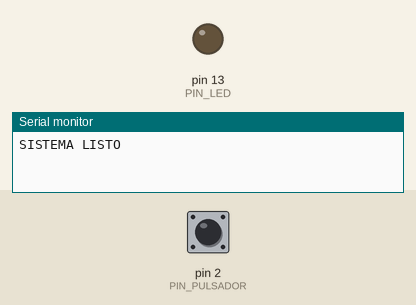
Recording of a sketch running on a simulated Arduino Uno, built with avr-gcc and run on an emulated ATmega328P. Parts: output pins drawn as LEDs (lit = HIGH), the last lines printed to the serial monitor. Dashed ring = blinking. The test bench sets the inputs (shaded band); at power-on: pin 2 (PIN_PULSADOR) HIGH.

Above: at 0.8 s.
0.9 s: pin 2 (PIN_PULSADOR) pulled LOW for 0.15 s
At 1.3 s:
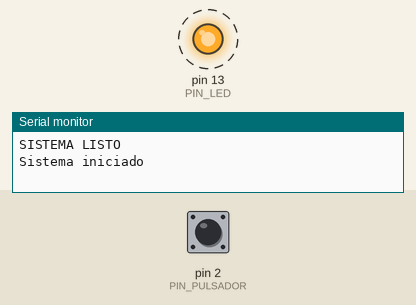
Timing chart, 0 to 10.0 s (numbered marks = the images above; inputs shaded):
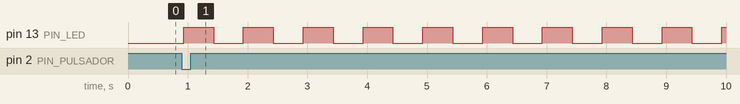

Measured:
- after the input at 0.9 s, pin 13 (PIN_LED): alternates HIGH for 0.50 s and LOW for 0.50 s, starting at once

The sketch:

pulsador_con_while.ino
```cpp
/*
  Utilización de while() como ciclo de control de espera.
  Aguardamos indefinidamente a que a que se presione un pulsador para comenzar la secuencia.
  (en este caso simplemente un parpadeo de led).
*/

#include <Bounce2.h>

bool iniciado = false;
const byte PIN_PULSADOR = 2;
const byte PIN_LED = 13; // utilizamos como indicador el led incorporado

// Definimos el objeto que nos permite manejar el pulsador
Bounce pulsador = Bounce();

void setup() {
  Serial.begin(38400);
  pinMode(PIN_LED, OUTPUT);
  // Configuramos el pin del pulsador y habilitamos la pullup interna
  pulsador.attach(PIN_PULSADOR, INPUT_PULLUP);
  pulsador.interval(30);
  Serial.println("SISTEMA LISTO");

  // "iniciado" fue configurado como variable global de tipo booleano, comenzando en false
  // por ende el siguiente ciclo while() continuará ejecutándose hasta que iniciado pase a true.
  while (!iniciado) {
    // Acá chequeamos si hubo algún cambio en el estado del pulsador
    if (pulsador.update()) {
      // y dentro si ese cambio es de caída (alto a bajo = 1 a 0).
      // Recordar que con el pullup interno el pulsador queda negado,
      // siempre en 1 y solo pasa a 0 cuando lo pulsamos.
      if (pulsador.fell()) {
        // Solo cuando lo pulsamos, cambiamos la variable global "iniciado" a true
        // y de esa forma en la siguiente iteracción saldremos del ciclo while(),
        // el sistema seguirá con el flujo de código e imprimirá por consola "Sistema iniciado".
        iniciado = true;
      }
    }
  }
  Serial.println("Sistema iniciado");
}

void loop() {
  // Realizamos un simple parpadeo del led cada 500 ms
  // pero gracias al while() agregado en el setup(), esta secuencia en el loop()
  // no se ejecutará hasta que hayamos presionado el pulsador.
  digitalWrite(PIN_LED, !digitalRead(PIN_LED));
  delay(500);
}
```
